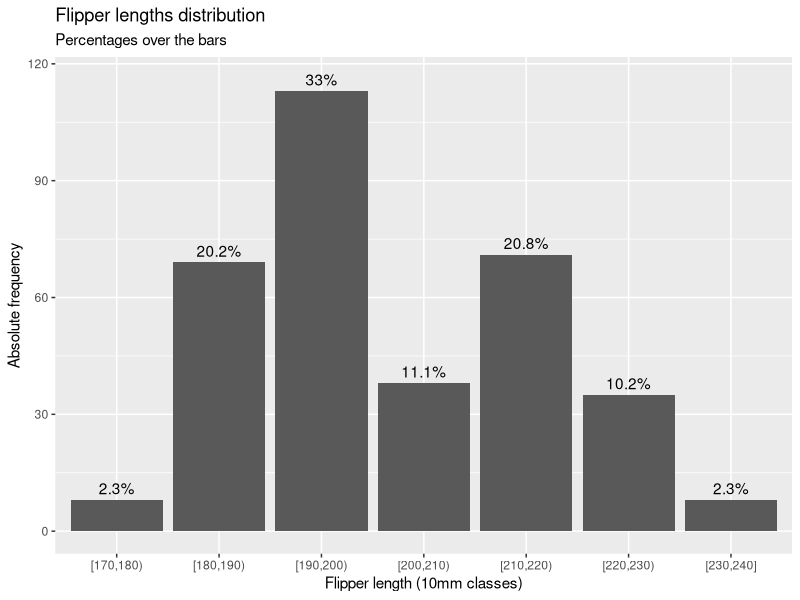

Write R code to recreate this figure.
# A. In the penguins dataset, transform a numeric variable to a categorical one
# by aggregating values into classes. Consider the flipper length variable and 
# create 10mm wide classes using the cut() funtcion (hint: use the range() funtcion
# to determine the min and max values of the variable, then define a sequence for the
# cuts).
library(palmerpenguins)
library(ggplot2)

data("penguins")

flipper <- penguins$flipper_length_mm[!is.na(penguins$flipper_length_mm)]
range(flipper)

# create 10mm wide classes
classes <- seq(170, 240, 10) 

flipper_cut <- cut(flipper, breaks = classes,
                   include.lowest = TRUE, right = FALSE)

head(flipper_cut)

# B. Use the table() function on the new variable generated by cut(). Then 
# transform it into a data.frame object. Rename the columns accordingly using
# the colnamse() function (hint: the second column correspond to the absolute 
# frequencies).
flipper_df <- data.frame(table(flipper_cut))
colnames(flipper_df) <- c("flipper_length_mm", "absolute_freq")

# C. Add the columns for: relative frequencies, cumulative absolute frequencies 
# and cumulative relative frequencies.
flipper_df$relative_freq <- flipper_df$absolute_freq / sum(flipper_df$absolute_freq)
flipper_df$cumulative_absolute_freq <- cumsum(flipper_df$absolute_freq)
flipper_df$cumulative_relative_freq <- cumsum(flipper_df$relative_freq) 

# D. Use the geom_col() function to plot the frequency of each class. Then, using
# the geom_text(aes(label = ...)) function, add the relative frequency as a percentage
# above each column (hint: substitute the ... with the relative frequency values. Use
# the round() function to choose the appropriate number of digits).

# png("./plots/flipper_lengths_distribution")
ggplot(flipper_df, aes(x = flipper_length_mm, y = absolute_freq)) +
  geom_col() +
  geom_text(aes(label = paste0(
    round(relative_freq * 100, digits = 1), "%")),
    nudge_y = 3) +
  labs(x = "Flipper length (10mm classes)",
       y = "Absolute frequency",
       title = "Flipper lengths distribution",
       subtitle = "Percentages over the bars")
# dev.off()


    
    






